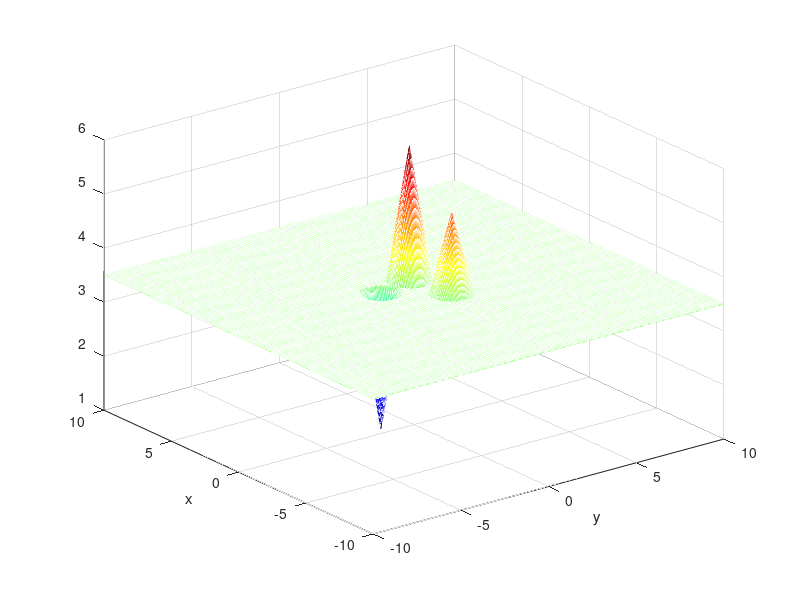
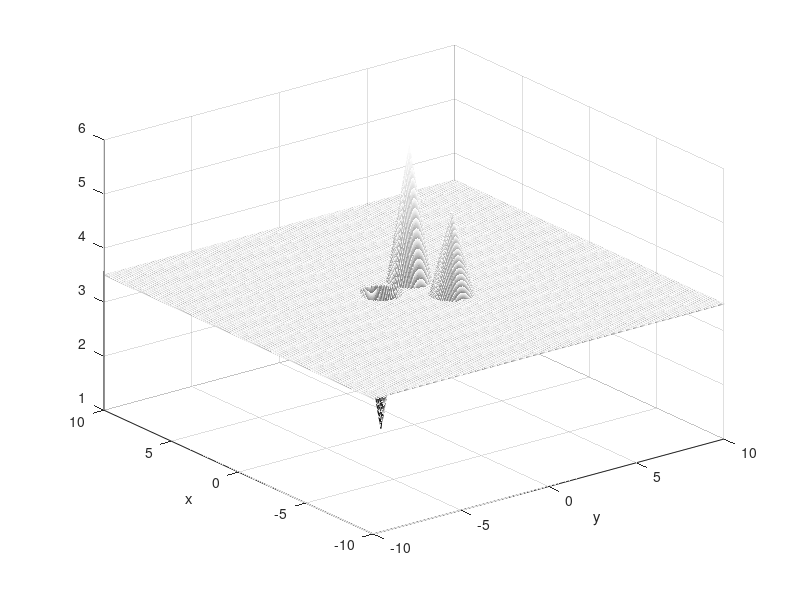

MATLAB code for these plots, in order:

clear all

format compact
format long

%
%   Mesh parameters:
%

h = 5e-2;
N = 200;

R = N*h;

x = -R:h:R+h/100;   % x has 2N + 1 points
y = -R:h:R+h/100;   % y has 2N + 1 points

n = 2;     % <--- space dimension is 2 (plane)
p = 4;     % <--- we are interested in the case: p > n

gamma = (p - n)/(p - 1);   % <--- this parameter will not actually 
                           %      be used in the program below
%
% -------------------------------------------------
%
%             INITIAL APPROXIMATION
%                     to
%             STEADY STATE SOLUTION
%
% -------------------------------------------------
%

% -------------------------------------------------

x1 = +1.0;   % <--- x-coordinate of 1st singularity
y1 = +0.5;   % <--- y-coordinate of 1st singularity

i1 = find( x1-h/100 < x & x < x1 + h/100);   % <--- i-index of 1st singularity
j1 = find( y1-h/100 < y & y < y1 + h/100);   % <--- j-index of 1st singularity

x2 = -1.5;   % <--- x-coordinate of 2nd singularity
y2 = +1.0;   % <--- y-coordinate of 2nd singularity

i2 = find( x2-h/100 < x & x < x2 + h/100);   % <--- i-index of 2nd singularity
j2 = find( y2-h/100 < y & y < y2 + h/100);   % <--- j-index of 2nd singularity

x3 = +0.5;   % <--- x-coordinate of 3rd singularity
y3 = -1.5;   % <--- y-coordinate of 3rd singularity

i3 = find( x3-h/100 < x & x < x3 + h/100);   % <--- i-index of 3rd singularity
j3 = find( y3-h/100 < y & y < y3 + h/100);   % <--- j-index of 3rd singularity

% -------------------------------------------------

b1 = 6;

b2 = 5;

b3 = 1;

b = (b1 + b2 + b3)/3 - 0.5;    

% -------------------------------------------------

r12 = sqrt( (x1 - x2)^2 + (y1 - y2)^2 );
r13 = sqrt( (x1 - x3)^2 + (y1 - y3)^2 );
r23 = sqrt( (x2 - x3)^2 + (y2 - y3)^2 );

r0 = 1/2 * min([r12, r13, r23]);

% -------------------------------------------------

u0 = b * ones(2*N+1,2*N+1);

for i = 1:2*N+1
    for j = 1:2*N+1
        
        d1 = sqrt( (x(i) - x1)^2 + (y(j) - y1)^2 );
        
        d2 = sqrt( (x(i) - x2)^2 + (y(j) - y2)^2 );
        
        d3 = sqrt( (x(i) - x3)^2 + (y(j) - y3)^2 );
        
        if d1 < r0
           u0(i,j) = b1 - (b1 - b)*d1/r0;
        end
        
        if d2 < r0
           u0(i,j) = b2 - (b2 - b)*d2/r0;
        end  
        
        if d3 < r0
           u0(i,j) = b3 - (b3 - b)*d3/r0;
        end 
        
   end
    
end   
       
u0(i1,j1) = b1;
u0(i2,j2) = b2;
u0(i3,j3) = b3;

% -------------------------------------------------

I = find( 2.5 < abs(x) & abs(x) < 3.5 );
J = find( 2.5 < abs(y) & abs(y) < 3.5 );

far_field_value_u0 = sum( sum( u0(I,J) ) )/(length(I)*length(J))

b

count = 1;

min_u(count) = min( u0(:) );
max_u(count) = max( u0(:) );

% -------------------------------------------------
%
%    Solution checkings:
%
variation_L1 (1) = NaN;   % <--- L1 norm of u - u_previous
variation_sup(1) = NaN;   % <--- supnorm of u - u_previous

far_field_value(1) = far_field_value_u0;

% -------------------------------------------------

tic

[X,Y] = meshgrid(x,y);

figure(10)
mesh(X,Y,u0)
colormap(jet)
shading interp
xlabel('y')
ylabel('x')

figure(20)
shading interp
colormap gray
% surfl(X,Y,u0)
mesh(X,Y,u0)
xlabel('y')
ylabel('x')

toc

% -------------------------------------------------

v0 = u0;   % <--- this will be used by the code u_24h.m

t(1) = 0;  % <--- vector of time values for future solution checkings
t0 = 0;    % <--- this will be used by the code u_24h.m

dt_dump = 0.01;  % <--- time interval elapsed between solution checkings

% -------------------------------------------------
